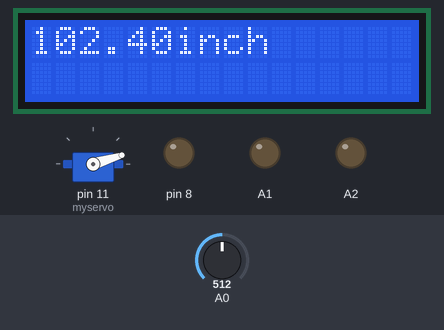
Bench run of a sketch on a simulated Arduino Uno, built with avr-gcc and run on an emulated ATmega328P. On the bench: servo, 16×2 character LCD, output pins drawn as LEDs (lit = HIGH). The test bench sets the inputs (shaded band); at power-on: A0 = 512.

Above: at 3.25 s.
3.3 s: A0 set to 490
At 3.39 s:
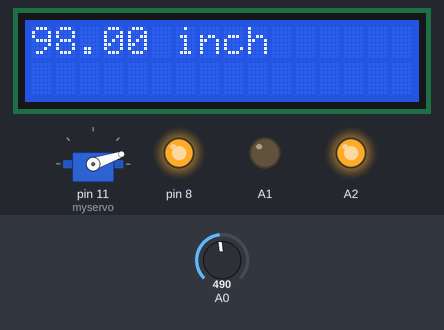
5.0 s: A0 set to 511
At 5.05 s:
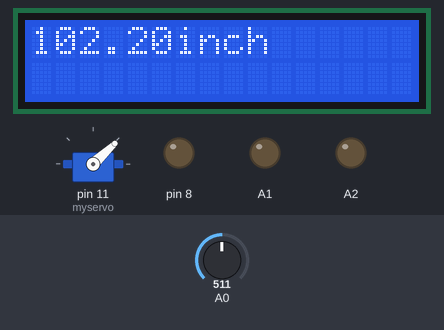
6.7 s: A0 set to 306
At 6.71 s:
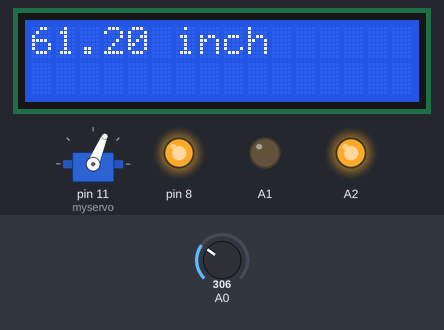
8.4 s: A0 set to 267
At 8.44 s:
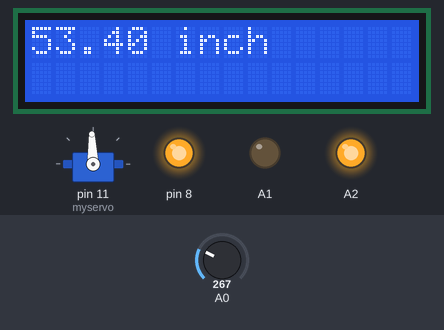
10.6 s: A0 set to 231
At 10.65 s:
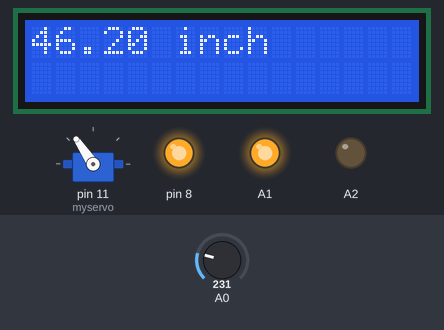
12.3 s: A0 set to 716
At 14.59 s:
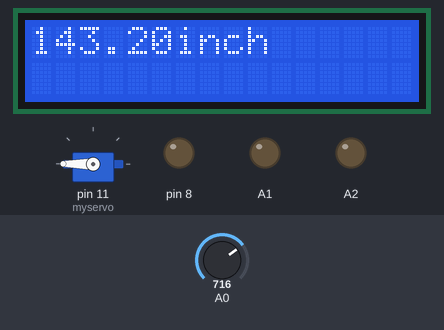
Timing chart, 0 to 19.0 s (numbered marks = the images above; inputs shaded):
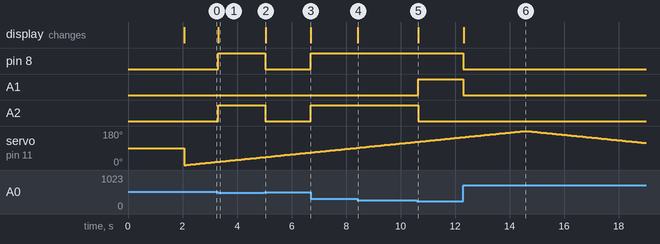

Measured:
- the behaviour switches between 500 and 499 on A0 (found by bisection; images 0 and 1)
- the behaviour switches between 250 and 249 on A0 (found by bisection; images 4 and 5)
- after the input at 3.3 s, pin 8, A2: LOW → HIGH at once; the display: changes at once (image 1)
- after the input at 5.0 s, pin 8, A2: HIGH → LOW at once; the display: changes at once (image 2)
- after the input at 6.7 s, pin 8, A2: LOW → HIGH at once; the display: changes at once (image 3)
- after the input at 8.4 s, the display: changes at once (image 4)
- after the input at 10.6 s, A1: LOW → HIGH at once; A2: HIGH → LOW at once; the display: changes after 0.05 s (image 5)
- after the input at 12.3 s, pin 8, A1: HIGH → LOW at once; the display: changes at once (image 6)

The sketch:

radar_test1.ino
```cpp
#include <LiquidCrystal.h>
#include <Servo.h>
Servo myservo;

const int rs = 7, en = 6, d4 = 5, d5 = 4, d6 = 3, d7 = 2;
LiquidCrystal lcd(rs, en, d4, d5, d6, d7);

const  int trig=A5;
const  int echo=A4;
float Time=0,distance;
int value=0;

void setup() {
  Serial.begin(9600);
  pinMode(trig,OUTPUT);
  pinMode(echo,INPUT);
  pinMode(A0,INPUT);
  pinMode(8,OUTPUT);
  pinMode(A1,OUTPUT);
  pinMode(A2,OUTPUT);
  myservo.attach(11);

  lcd.begin(16, 2);
  lcd.print("Arduino Radar.");
  delay(2000);

}

void loop() {
   //sonar();

   for (int pos = 0; pos <= 180; pos += 1) { // goes from 0 degrees to 180 degrees
    // in steps of 1 degree
    myservo.write(pos);// tell servo to go to position in variable 'pos'
    sonar();
    delay(15);                       // waits 15ms for the servo to reach the position
  }
  for (int pos = 180; pos >= 0; pos -= 1) { // goes from 180 degrees to 0 degrees
    myservo.write(pos);              // tell servo to go to position in variable 'pos'
    sonar();
    delay(15);                       // waits 15ms for the servo to reach the position
  }

}

void sonar ()
{
  int value = analogRead(A0);
   distance = (2.00*value) / 10.00;

   if(distance<50)
   {
    digitalWrite(8,1);
    digitalWrite(A1,1);
    digitalWrite(A2,0);
    }
   else if(distance<100)
   {
    digitalWrite(8,1);
    digitalWrite(A1,0);
    digitalWrite(A2,1);
    }
   else
   {
    digitalWrite(8,0);
    digitalWrite(A1,0);
    digitalWrite(A2,0);
   }


   lcd.clear();
   lcd.print(distance);
   lcd.setCursor(6, 0);
   lcd.print("inch");
   delay(50);
}
```
